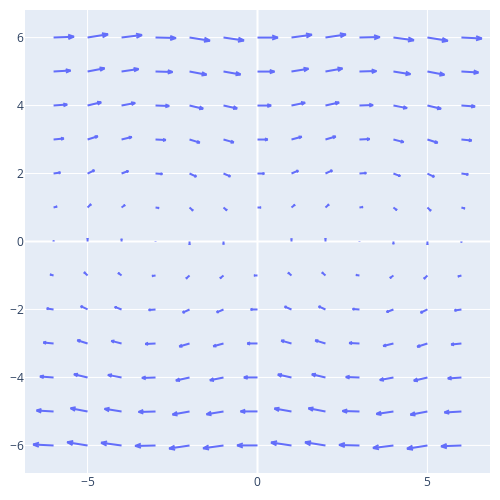

The notebook cell saved with this chart:
### Code cell
fig = ff.create_quiver(x,y,u1,v1,scaleratio=1)
fig.update_layout(height=500,width=500,margin=dict(l=10,r=10,t=10,b=10))

### Figure 1 — Plotly figure (JSON) as saved in the notebook; plotly's stock layout.template omitted (floating-point values rounded to 4 significant figures; data arrays with more than 128 entries replaced by an {"elided": "..."} marker saying what was removed)
{"data": [{"mode": "lines", "type": "scatter", "x": {"elided": "1183 float values"}, "y": {"elided": "1183 float values"}}], "layout": {"height": 500, "hovermode": "closest", "margin": {"b": 10, "l": 10, "r": 10, "t": 10}, "width": 500, "yaxis": {"scaleanchor": "x", "scaleratio": 1}}}
